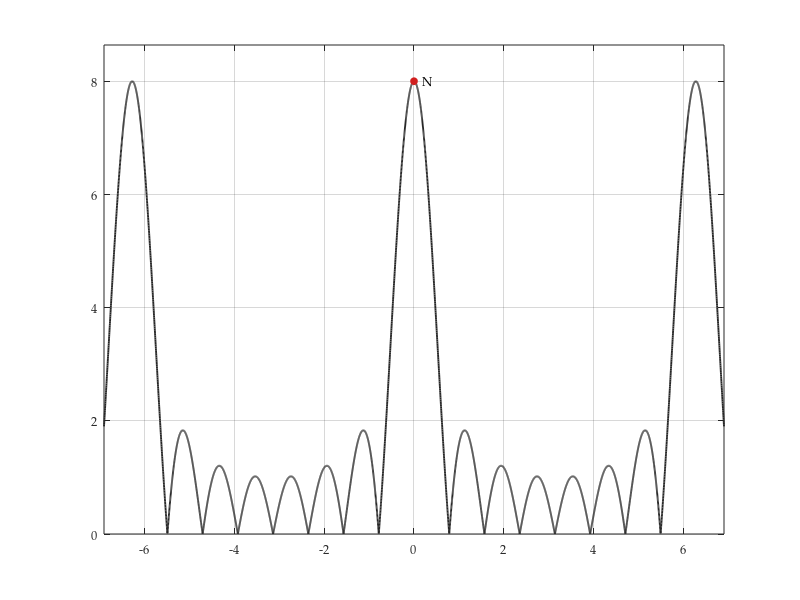

Write the MATLAB code that produced this figure. (Note: this script raises an error after producing the figure.)
% Plot |sin(N*omega/2)/sin(omega/2)| over several periods to show 2*pi periodicity.
% Usage (from repo root): octave figures/plot_dirichlet_periodic.m

function plot_dirichlet_periodic()
  out_dir = fileparts(mfilename('fullpath'));
  out_pdf = fullfile(out_dir, 'dirichlet_periodic.pdf');

  N = 8;
  plot_font = 'TeX Gyre Pagella';

  figure('visible', 'off', 'color', 'w', 'units', 'inches', 'position', [0, 0, 5.8, 1.75]);
  set(0, 'defaulttextinterpreter', 'none');
  set(0, 'defaultaxesfontname', plot_font);
  set(0, 'defaulttextfontname', plot_font);

  w = linspace(-2.2 * pi, 2.2 * pi, 6000);
  y = dirichlet_mag(w, N);

  plot(w, y, 'Color', [0.15, 0.15, 0.15], 'LineWidth', 1.35);
  hold on;
  plot(0, N, 'o', 'MarkerSize', 5, ...
    'MarkerFaceColor', [0.82, 0.12, 0.12], 'MarkerEdgeColor', [0.82, 0.12, 0.12]);
  text(0.18, N, 'N', 'HorizontalAlignment', 'left', ...
    'VerticalAlignment', 'middle', 'FontSize', 9, 'Color', 'k');
  box on;
  grid on;
  set(gca, 'GridAlpha', 0.18, 'FontSize', 9, 'LineWidth', 0.6);

  ylim([0, N * 1.08]);
  xlim([-2.2 * pi, 2.2 * pi]);

  period_edges = (-2:2) * 2 * pi;
  for k = period_edges
    xline(k, '--', 'Color', [0.78, 0.78, 0.78], 'LineWidth', 0.8);
  end

  xticks([-2 * pi, -pi, 0, pi, 2 * pi]);
  xticklabels({'-2π', '-π', '0', 'π', '2π'});
  xlabel('ω');
  ylabel('|D(ω)|');
  title(sprintf('N = %d', N));

  set(gcf, 'PaperUnits', 'inches', 'PaperSize', [5.8, 1.75], ...
    'PaperPosition', [0, 0, 5.8, 1.75]);

  print(out_pdf, '-dpdf', '-painters');
  fprintf('Wrote %s\n', out_pdf);
end

function y = dirichlet_mag(w, N)
  y = zeros(size(w));
  for i = 1:numel(w)
    if abs(sin(w(i) / 2)) < 1e-10
      y(i) = N;
    else
      y(i) = abs(sin(N * w(i) / 2) / sin(w(i) / 2));
    end
  end
end

plot_dirichlet_periodic();
